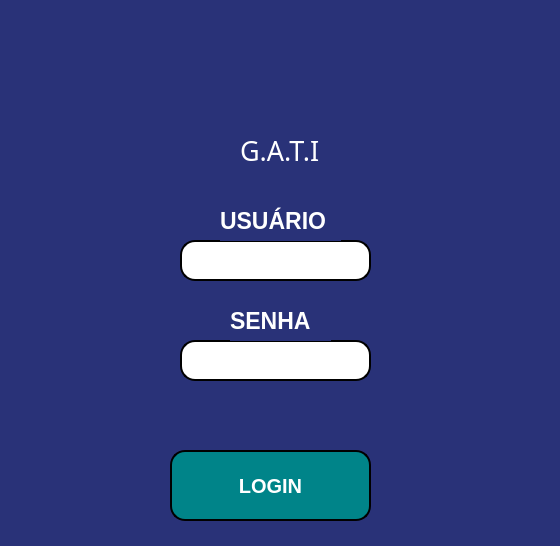
<?xml version="1.0" encoding="UTF-8"?>
<ui version="4.0">
 <class>MainWindow</class>
 <widget class="QMainWindow" name="MainWindow">
  <property name="geometry">
   <rect>
    <x>0</x>
    <y>0</y>
    <width>560</width>
    <height>546</height>
   </rect>
  </property>
  <property name="windowTitle">
   <string>MainWindow</string>
  </property>
  <property name="styleSheet">
   <string notr="true">background-color: rgb(41, 50, 120);</string>
  </property>
  <widget class="QWidget" name="centralwidget">
   <widget class="QLabel" name="label">
    <property name="geometry">
     <rect>
      <x>240</x>
      <y>120</y>
      <width>91</width>
      <height>61</height>
     </rect>
    </property>
    <property name="font">
     <font>
      <family>Fast Hand</family>
      <pointsize>20</pointsize>
      <bold>false</bold>
     </font>
    </property>
    <property name="styleSheet">
     <string notr="true">color: rgb(255, 255, 255);</string>
    </property>
    <property name="text">
     <string>G.A.T.I</string>
    </property>
   </widget>
   <widget class="QLabel" name="label_2">
    <property name="geometry">
     <rect>
      <x>230</x>
      <y>20</y>
      <width>101</width>
      <height>91</height>
     </rect>
    </property>
    <property name="text">
     <string/>
    </property>
    <property name="pixmap">
     <pixmap>disdal (1).png</pixmap>
    </property>
   </widget>
   <widget class="QLineEdit" name="lineEdit">
    <property name="geometry">
     <rect>
      <x>180</x>
      <y>240</y>
      <width>191</width>
      <height>41</height>
     </rect>
    </property>
    <property name="styleSheet">
     <string notr="true">background-color: rgb(255, 255, 255);
border-radius: 15px;
border-style: outset;
border-width: 2px;</string>
    </property>
   </widget>
   <widget class="QLineEdit" name="lineEdit_2">
    <property name="geometry">
     <rect>
      <x>180</x>
      <y>340</y>
      <width>191</width>
      <height>41</height>
     </rect>
    </property>
    <property name="styleSheet">
     <string notr="true">background-color: rgb(255, 255, 255);
border-radius: 15px;
border-style: outset;
border-width: 2px;</string>
    </property>
   </widget>
   <widget class="QLabel" name="label_3">
    <property name="geometry">
     <rect>
      <x>220</x>
      <y>200</y>
      <width>121</width>
      <height>41</height>
     </rect>
    </property>
    <property name="font">
     <font>
      <family>MS Sans Serif</family>
      <pointsize>17</pointsize>
      <bold>true</bold>
     </font>
    </property>
    <property name="styleSheet">
     <string notr="true">color: rgb(255, 255, 255);</string>
    </property>
    <property name="text">
     <string>USUÁRIO</string>
    </property>
   </widget>
   <widget class="QLabel" name="label_4">
    <property name="geometry">
     <rect>
      <x>230</x>
      <y>300</y>
      <width>101</width>
      <height>41</height>
     </rect>
    </property>
    <property name="font">
     <font>
      <family>MS Sans Serif</family>
      <pointsize>17</pointsize>
      <bold>true</bold>
     </font>
    </property>
    <property name="styleSheet">
     <string notr="true">color: rgb(255, 255, 255);
</string>
    </property>
    <property name="text">
     <string>SENHA</string>
    </property>
   </widget>
   <widget class="QPushButton" name="pushButton">
    <property name="geometry">
     <rect>
      <x>170</x>
      <y>450</y>
      <width>201</width>
      <height>71</height>
     </rect>
    </property>
    <property name="font">
     <font>
      <pointsize>15</pointsize>
      <bold>true</bold>
     </font>
    </property>
    <property name="styleSheet">
     <string notr="true">background-color: rgb(0, 132, 137);
color: rgb(255, 255, 255);
border-style: outset;
border-width: 2px;
border-radius: 15px;
border-color: black;</string>
    </property>
    <property name="text">
     <string>LOGIN</string>
    </property>
   </widget>
   <widget class="QLabel" name="label_5">
    <property name="geometry">
     <rect>
      <x>140</x>
      <y>390</y>
      <width>291</width>
      <height>41</height>
     </rect>
    </property>
    <property name="font">
     <font>
      <pointsize>15</pointsize>
      <bold>true</bold>
     </font>
    </property>
    <property name="styleSheet">
     <string notr="true">color: rgb(255, 0, 0);</string>
    </property>
    <property name="text">
     <string/>
    </property>
   </widget>
  </widget>
 </widget>
 <resources/>
 <connections/>
</ui>
